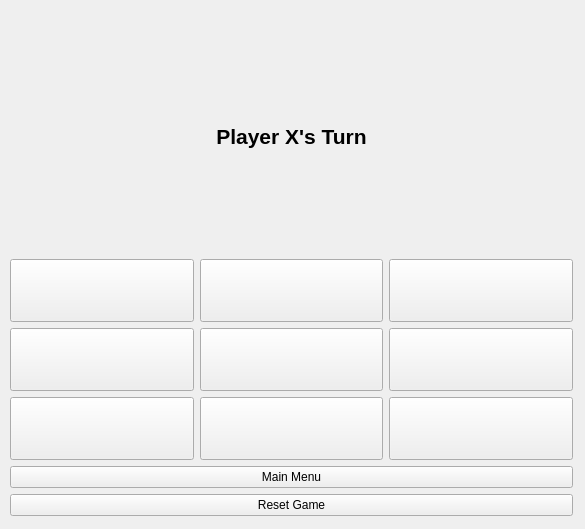
<?xml version="1.0" encoding="UTF-8"?>
<ui version="4.0">
 <class>GameBoard</class>
 <widget class="QWidget" name="GameBoard">
  <property name="geometry">
   <rect>
    <x>0</x>
    <y>0</y>
    <width>585</width>
    <height>529</height>
   </rect>
  </property>
  <property name="windowTitle">
   <string>Tic-Tac-Toe Game</string>
  </property>
  <widget class="QWidget" name="layoutWidget">
   <property name="geometry">
    <rect>
     <x>10</x>
     <y>20</y>
     <width>563</width>
     <height>496</height>
    </rect>
   </property>
   <layout class="QVBoxLayout" name="verticalLayout">
    <item>
     <widget class="QLabel" name="statusLabel">
      <property name="font">
       <font>
        <pointsize>16</pointsize>
        <bold>true</bold>
       </font>
      </property>
      <property name="text">
       <string>Player X's Turn</string>
      </property>
      <property name="alignment">
       <set>Qt::AlignCenter</set>
      </property>
     </widget>
    </item>
    <item>
     <layout class="QGridLayout" name="gridLayout">
      <item row="2" column="0">
       <widget class="QPushButton" name="btn_2_0">
        <property name="font">
         <font>
          <pointsize>36</pointsize>
          <bold>true</bold>
         </font>
        </property>
        <property name="text">
         <string/>
        </property>
       </widget>
      </item>
      <item row="1" column="1">
       <widget class="QPushButton" name="btn_1_1">
        <property name="font">
         <font>
          <pointsize>36</pointsize>
          <bold>true</bold>
         </font>
        </property>
        <property name="text">
         <string/>
        </property>
       </widget>
      </item>
      <item row="2" column="1">
       <widget class="QPushButton" name="btn_2_1">
        <property name="font">
         <font>
          <pointsize>36</pointsize>
          <bold>true</bold>
         </font>
        </property>
        <property name="text">
         <string/>
        </property>
       </widget>
      </item>
      <item row="1" column="2">
       <widget class="QPushButton" name="btn_1_2">
        <property name="font">
         <font>
          <pointsize>36</pointsize>
          <bold>true</bold>
         </font>
        </property>
        <property name="text">
         <string/>
        </property>
       </widget>
      </item>
      <item row="0" column="0">
       <widget class="QPushButton" name="btn_0_0">
        <property name="font">
         <font>
          <pointsize>36</pointsize>
          <bold>true</bold>
         </font>
        </property>
        <property name="text">
         <string/>
        </property>
       </widget>
      </item>
      <item row="2" column="2">
       <widget class="QPushButton" name="btn_2_2">
        <property name="font">
         <font>
          <pointsize>36</pointsize>
          <bold>true</bold>
         </font>
        </property>
        <property name="text">
         <string/>
        </property>
       </widget>
      </item>
      <item row="1" column="0">
       <widget class="QPushButton" name="btn_1_0">
        <property name="font">
         <font>
          <pointsize>36</pointsize>
          <bold>true</bold>
         </font>
        </property>
        <property name="text">
         <string/>
        </property>
       </widget>
      </item>
      <item row="0" column="1">
       <widget class="QPushButton" name="btn_0_1">
        <property name="font">
         <font>
          <pointsize>36</pointsize>
          <bold>true</bold>
         </font>
        </property>
        <property name="text">
         <string/>
        </property>
       </widget>
      </item>
      <item row="0" column="2">
       <widget class="QPushButton" name="btn_0_2">
        <property name="font">
         <font>
          <pointsize>36</pointsize>
          <bold>true</bold>
         </font>
        </property>
        <property name="text">
         <string/>
        </property>
       </widget>
      </item>
     </layout>
    </item>
    <item>
     <widget class="QPushButton" name="btnMainMenu">
      <property name="text">
       <string>Main Menu</string>
      </property>
     </widget>
    </item>
    <item>
     <widget class="QPushButton" name="btnReset">
      <property name="text">
       <string>Reset Game</string>
      </property>
     </widget>
    </item>
   </layout>
  </widget>
 </widget>
 <resources/>
 <connections/>
</ui>
